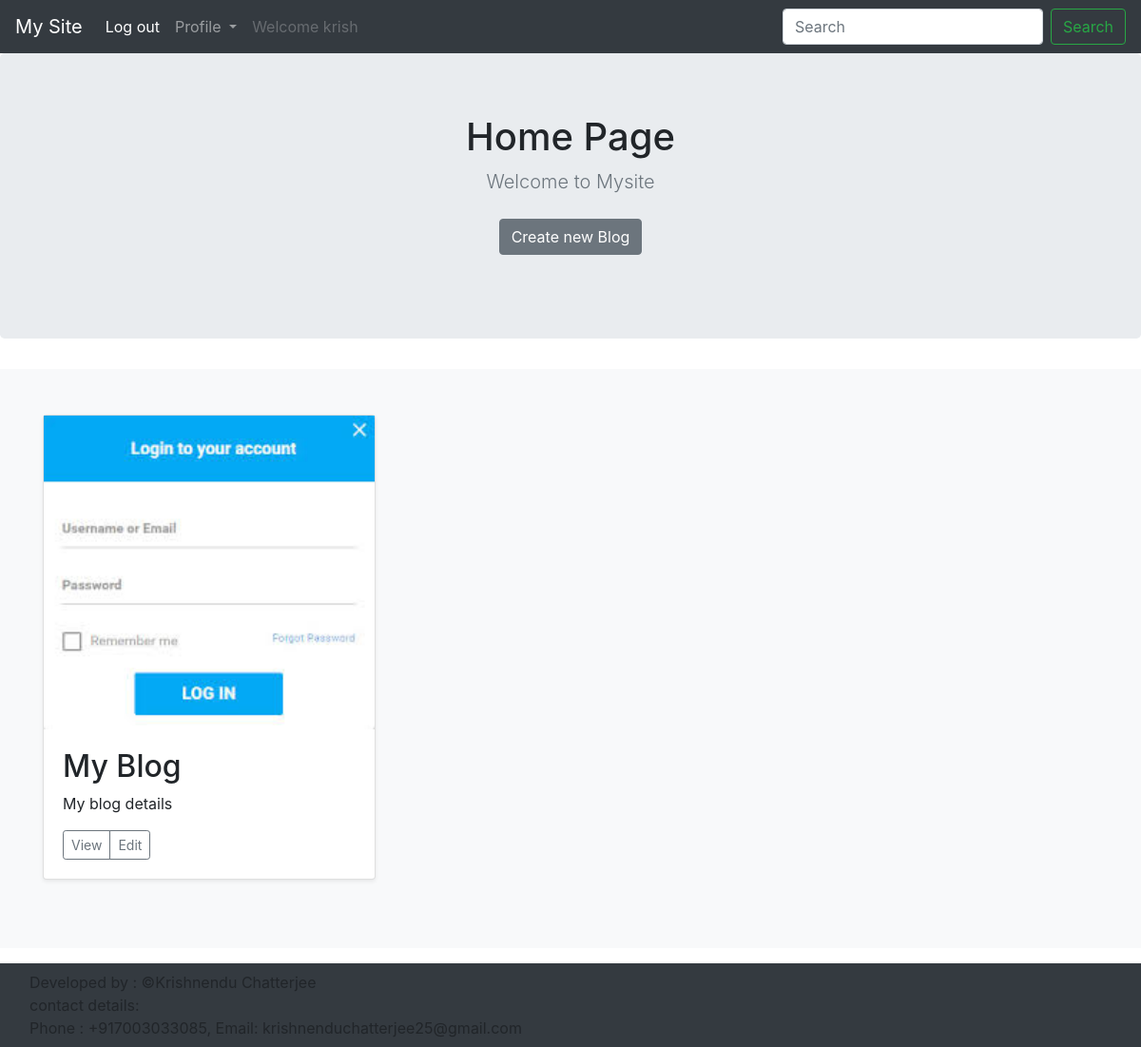
The page / (signed in) on the database its author committed.
### apps/models.py (models this page shows, shortened)
class Blog(models.Model):
    image = models.ImageField(upload_to='blog/image/')
    name = models.CharField(max_length=100)
    text = models.TextField()
    shortname =  models.CharField(max_length=20)
    template = models.FileField(upload_to='blog/template/')

class Account(AbstractBaseUser):
    email = models.EmailField(verbose_name='email' , max_length=60 , unique=True)
    username = models.CharField(max_length=60 , unique=True)
    date_joined = models.DateTimeField(verbose_name='date joined', auto_now_add=True)
    last_login = models.DateTimeField(verbose_name='last login', auto_now=True )
    is_admin = models.BooleanField(default=False)
    is_active = models.BooleanField(default=True)
    is_staff = models.BooleanField(default=False)
    is_superuser = models.BooleanField(default=False)
    first_name = models.CharField(max_length=50)
    last_name = models.CharField(max_length=50 , default='')
    country = models.CharField(max_length=50 , default='')
    phone_number = models.IntegerField(default=0)
    USERNAME_FIELD = 'email'
    REQUIRED_FIELDS = ['username','first_name','last_name']
    objects = MyAccountManager()

### apps/views.py (the view)
# urls.py: path('',views.home, name='home'),
def home(req):
    blog=Blog.objects.all()
    ob1={ 'blogs' : blog }
    ob1.update(navbar(req))
    return render(req ,'home.html',ob1)

### apps/views.py (called while the page is built)
def navbar(req):
    log='Log in'
    url='login'
    username='login'
    name='Krishnendu Chatterjee'
    phone_number='+917003033085'
    email='krishnenduchatterjee25@gmail.com'
    welcome=''
    admin=False
    if req.user.is_authenticated:
        log='Log out'
        url='logout'
        username=req.user.username
        admin=req.user.is_admin
        welcome='Welcome '+username
    nav={ 'profile' : { 'name' : 'Profile' , 'url' : username , 'welcome' : welcome , 'admin' : admin},
    'log' : { 'name' : log , 'url' : url},
    'register' : {'name' : 'Register' , 'url' : 'register'},
    'copyright' : { 'name' : name , 'phone_number' : phone_number , 'email' : email ,}
    }
    return nav

### templates/home.html (shortened to what this page needs)
{% extends 'base.html' %}
{% block content %}
<main role="main">
  <section class="jumbotron text-center">
    <div class="container">
      <h1>Home Page</h1>
      <p class="lead text-muted">Welcome to Mysite</p>
      <p>
        {% if profile.admin %}
        <a href="/createblog" class="btn btn-secondary my-2">Create new Blog</a>
        {% endif %}
      </p>
    </div>
  </section>
  <div class="album py-5 bg-light">
    <div class="container">
      <div class="row">
      {% if blogs %}
        {% for blog in blogs %}
        <div class="col-md-4">
          <div class="card mb-4 shadow-sm">
            <img src="{{blog.image.url}}">
            <div class="card-body">
              <h2>{{blog.name}}</h2>
              <p class="card-text">{{blog.text}}</p>
              <div class="d-flex justify-content-between align-items-center">
                <div class="btn-group">
                  <a class="btn btn-sm btn-outline-secondary" href="/blog/{{blog.shortname}}">View</a>
                  {% if profile.admin %}
                  <a class="btn btn-sm btn-outline-secondary" href="/blog/{{blog.shortname}}/edit">Edit</a>
                  {% endif %}
                </div>
              </div>
            </div>
          </div>
        </div>
        {% endfor %}
        {% endif %}
      </div>
    </div>
  </div>
</main>
{% endblock %}

### templates/base.html (shortened to what this page needs)
<!doctype html>
<html lang="en">
  <head>
    <link rel="stylesheet" href="https://stackpath.bootstrapcdn.com/bootstrap/4.4.1/css/bootstrap.min.css">
    <nav class="navbar navbar-expand-lg navbar-dark bg-dark">
      <a class="navbar-brand" href="/">My Site</a>
      <div class="collapse navbar-collapse" id="navbarSupportedContent">
        <ul class="navbar-nav mr-auto">
          <li class="nav-item active">
            <a class="nav-link" href="/{{log.url}}">{{log.name }}<span class="sr-only">(current)</span></a>
          </li>
          {% if not profile.welcome %}
          <li class="nav-item">
            <a class="nav-link" href="/{{register.url}}">{{ register.name }}</a>
          </li>
          {% else %}
          <li class="nav-item dropdown">
            <a class="nav-link dropdown-toggle" href="" id="navbarDropdown" role="button" data-toggle="dropdown" aria-haspopup="true" aria-expanded="false">
              Profile
            </a>
          </li>
          <li class="nav-item">
            <a class="nav-link disabled" href="" tabindex="-1" aria-disabled="true">{{ profile.welcome }}</a>
          </li>
          {% endif %}
        </ul>
        <form class="form-inline my-2 my-lg-0">
          <input class="form-control mr-sm-2" type="search" placeholder="Search" aria-label="Search">
          <button class="btn btn-outline-success my-2 my-sm-0" type="submit">Search</button>
        </form>
      </div>
    </nav>
  </head>
  <body>
    {% block content %}
    {% endblock %}
  </body>
  <footer class="navbar navbar-expand-lg navbar-dark bg-dark">
    <div class="footer-copyright">
      <div class="container">
      Developed by : ©{{copyright.name}}<br>
      contact details:<br>Phone :
      {{copyright.phone_number}}, Email:
      {{copyright.email}} <br>
      </div>
    </div>
  </footer>
</html>

### rows shown on the page
Blog: image (picture), name "My Blog", text "My blog details"
Account: email "krishnenduchatterjee25@gmail.com"

### other values the page prints
{{ log.name }} "Log out"
{{ profile.welcome }} "Welcome krish"
{{ copyright.name }} "Krishnendu Chatterjee"
{{ copyright.phone_number }} "+917003033085"
